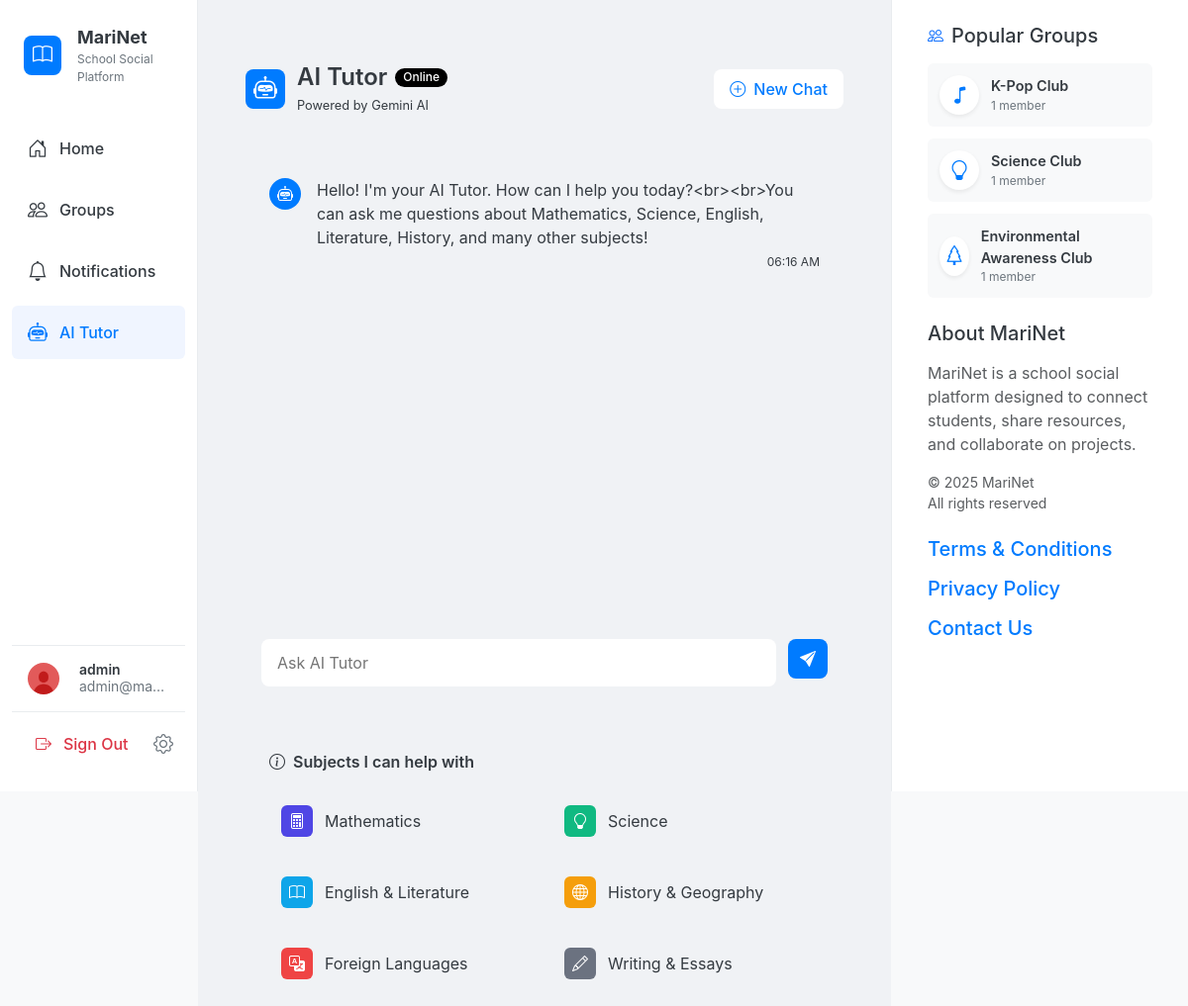
The app's page /ai-tutor (signed in) with its own data.
### app.py (models this page shows, shortened)
class User(db.Model, UserMixin):
    id = db.Column(db.String(36), primary_key=True, default=lambda: str(uuid.uuid4()))
    username = db.Column(db.String(80), unique=True, nullable=False)
    email = db.Column(db.String(120), unique=True, nullable=False)
    password = db.Column(db.String(200), nullable=False)
    avatar_url = db.Column(db.String(500), nullable=True, default='/static/default_avatar.jpg')
    bio = db.Column(db.Text, nullable=True)
    created_at = db.Column(db.DateTime, default=get_est_time)
    posts = db.relationship('Post', backref='user', lazy=True)
    group_posts = db.relationship('GroupPost', backref='user', lazy=True)
    groups = db.relationship('Group', secondary=group_members, backref=db.backref('members', lazy='dynamic'))

class AiMessage(db.Model):
    id = db.Column(db.String(36), primary_key=True, default=lambda: str(uuid.uuid4()))
    conversation_id = db.Column(db.String(36), db.ForeignKey('ai_conversation.id'), nullable=False)
    content = db.Column(db.Text, nullable=False)
    is_user = db.Column(db.Boolean, default=True)  # True for user message, False for AI response
    created_at = db.Column(db.DateTime, default=get_est_time)

class Group(db.Model):
    id = db.Column(db.String(36), primary_key=True, default=lambda: str(uuid.uuid4()))
    name = db.Column(db.String(100), nullable=False)
    description = db.Column(db.Text, nullable=True)
    icon = db.Column(db.String(50), nullable=False, default='people')
    created_at = db.Column(db.DateTime, default=get_est_time)
    created_by = db.Column(db.String(36), db.ForeignKey('user.id'), nullable=False)
    posts = db.relationship('GroupPost', backref='group', lazy=True)
    @property
    def members_count(self):
        return self.members.count()

### routes.py (the view, shortened to what this page needs)
@app.route('/ai-tutor')
@login_required
def ai_tutor():
    conversation = AiConversation.query.filter_by(user_id=current_user.id).order_by(AiConversation.created_at.desc()).first()
    messages = conversation.messages
    return render_template('ai_tutor.html', messages=messages, conversation=conversation)

### templates/ai_tutor.html (shortened to what this page needs)
{% extends "base.html" %}
{% block head %}
<link rel="stylesheet" href="https://cdn.jsdelivr.net/npm/bootstrap-icons@1.8.0/font/bootstrap-icons.css">
<link rel="stylesheet" href="{{ url_for('static', filename='css/ai_tutor.css') }}?v=1.0.3">
{% endblock %}
{% block content %}
<div class="tutor-wrapper">
    <div class="tutor-header">
        <div class="tutor-title-container">
            <div class="robot-icon"><i class="bi bi-robot"></i></div>
            <div class="tutor-info">
                <h1>AI Tutor <span class="online-badge">Online</span></h1>
                <div class="powered-by">Powered by Gemini AI</div>
            </div>
        </div>
        <button class="new-chat-button" id="clearChat">
            <i class="bi bi-plus-circle"></i> New Chat
        </button>
    </div>
    <div class="chat-container" id="chatContainer">
        {% for message in messages %}
            <div class="message-wrapper {% if message.is_user %}user-message{% else %}ai-message{% endif %}">
                <div class="message-icon">
                    {% if message.is_user %}
                        <img src="/static/default_avatar.jpg" alt="test3" class="avatar-sm rounded-circle">
                    {% else %}
                        <i class="bi bi-robot"></i>
                    {% endif %}
                </div>
                <div class="message-body">
                    <div class="message-content markdown-content">
                        {% if message.is_user %}
                            {{ message.content|nl2br }}
                        {% else %}
                            {{ message.content|trim|nl2br }}
                        {% endif %}
                    </div>
                    <div class="message-time">
                        {{ message.created_at.strftime('%I:%M %p') }}
                    </div>
                </div>
            </div>
        {% endfor %}
    </div>
    <div class="input-container">
        <form id="messageForm">
            <input
                type="text"
                id="messageInput"
                placeholder="Ask AI Tutor"
                required
                class="message-input"
            >
            <button type="submit" id="sendButton" class="send-button">
                <i class="bi bi-send-fill"></i>
            </button>
        </form>
    </div>
    <div class="subjects-container">
        <div class="subjects-title">
            <i class="bi bi-info-circle"></i> Subjects I can help with
        </div>
        <div class="subjects-list">
            <div class="subject-item">
                <i class="bi bi-calculator"></i>
                <span>Mathematics</span>
            </div>
            <div class="subject-item">
                <i class="bi bi-lightbulb"></i>
                <span>Science</span>
            </div>
            <div class="subject-item">
                <i class="bi bi-book"></i>
                <span>English & Literature</span>
            </div>
            <div class="subject-item">
                <i class="bi bi-globe"></i>
                <span>History & Geography</span>
            </div>
            <div class="subject-item">
                <i class="bi bi-translate"></i>
                <span>Foreign Languages</span>
            </div>
            <div class="subject-item">
                <i class="bi bi-pencil"></i>
                <span>Writing & Essays</span>
            </div>
        </div>
    </div>
</div>
{% endblock %}

### templates/base.html (shortened to what this page needs)
<!DOCTYPE html>
<html lang="en">
<head>
    <link href="https://cdn.jsdelivr.net/npm/bootstrap@5.3.0-alpha1/dist/css/bootstrap.min.css" rel="stylesheet">
    <link rel="stylesheet" href="https://cdn.jsdelivr.net/npm/bootstrap-icons@1.8.0/font/bootstrap-icons.css">
    <link rel="stylesheet" href="{{ url_for('static', filename='css/style.css') }}">
    {% block head %}{% endblock %}
</head>
<body>
    <div class="container-fluid">
        <div class="row">
            {% if current_user.is_authenticated %}
            <div class="col-md-3 col-lg-2 sidebar-container p-0">
                <div class="sidebar py-3">
                    <div class="app-brand mb-4 ps-4">
                        <a href="{{ url_for('index') }}" class="text-decoration-none d-flex align-items-center">
                            <div class="app-logo">
                                <i class="bi bi-book text-white"></i>
                            </div>
                            <div class="ms-3">
                                <div class="app-name">MariNet</div>
                                <div class="app-subtitle">School Social Platform</div>
                            </div>
                        </a>
                    </div>
                    <ul class="nav flex-column">
                        <li class="nav-item">
                            <a class="nav-link {% if request.path == url_for('feed') or request.path == url_for('index') %}active{% endif %}"
                               href="{{ url_for('feed') }}">
                                <i class="bi bi-house-door"></i>
                                <span>Home</span>
                            </a>
                        </li>
                        <li class="nav-item">
                            <a class="nav-link {% if '/groups' in request.path and not '/groups/' in request.path %}active{% endif %}"
                               href="{{ url_for('groups') }}">
                                <i class="bi bi-people"></i>
                                <span>Groups</span>
                            </a>
                        </li>
                        <li class="nav-item">
                            <a class="nav-link {% if request.path == url_for('notifications') %}active{% endif %}"
                               href="{{ url_for('notifications') }}">
                                <i class="bi bi-bell"></i>
                                <span>Notifications</span>
                            </a>
                        </li>
                        <li class="nav-item">
                            <a class="nav-link {% if request.path == url_for('ai_tutor') %}active{% endif %}"
                               href="{{ url_for('ai_tutor') }}">
                                <i class="bi bi-robot"></i>
                                <span>AI Tutor</span>
                            </a>
                        </li>
                    </ul>
                    <div class="profile-section mt-auto">
                        <a href="{{ url_for('profile', user_id=current_user.id) }}" class="user-profile-link">
                            <img src="{{ current_user.avatar_url }}" alt="{{ current_user.username }}" class="avatar-sm rounded-circle">
                            <div class="user-info">
                                <div class="username" title="{{ current_user.username }}">{{ current_user.username }}</div>
                                <div class="user-email" title="{{ current_user.email }}">{{ current_user.email }}</div>
                            </div>
                        </a>
                    </div>
                    <div class="logout-section">
                        <a href="{{ url_for('logout') }}" class="logout-link">
                            <i class="bi bi-box-arrow-right"></i>
                            <span>Sign Out</span>
                        </a>
                        <a href="{{ url_for('settings') }}" class="settings-link">
                            <i class="bi bi-gear"></i>
                        </a>
                    </div>
                </div>
            </div>
            {% endif %}
            <div class="col-md-{% if current_user.is_authenticated %}6{% else %}12{% endif %} col-lg-{% if current_user.is_authenticated %}7{% else %}12{% endif %} main-content">
                {% block content %}{% endblock %}
            </div>
            {% if current_user.is_authenticated %}
            <div class="col-md-3 col-lg-3 right-sidebar-container">
                <div class="right-sidebar p-4">
                    <div class="popular-groups mb-4">
                        <div class="section-header d-flex align-items-center mb-3">
                            <i class="bi bi-people text-primary me-2"></i>
                            <h5 class="mb-0">Popular Groups</h5>
                        </div>
                        <div class="group-list">
                            {% for group in get_popular_groups() %}
                                <a href="{{ url_for('groups', group_id=group.id) }}" class="group-item">
                                    <div class="group-icon">
                                        <i class="bi bi-{{ group.icon }}"></i>
                                    </div>
                                    <div class="group-info">
                                        <div class="group-name">{{ group.name }}</div>
                                        <div class="group-members">{{ group.members_count }} member{{ 's' if group.members_count != 1 else '' }}</div>
                                    </div>
                                </a>
                            {% else %}
                                <div class="text-muted small">No groups available</div>
                            {% endfor %}
                        </div>
                    </div>
                    <div class="about-section">
                        <h5 class="mb-3">About MariNet</h5>
                        <p class="text-muted">MariNet is a school social platform designed to connect students, share resources, and collaborate on projects.</p>
                        <p class="text-muted small mb-0">© 2025 MariNet<br>All rights reserved</p>
                    </div>
                    <div class="terms mt-4">
                        <h5 class="mb-3"><a href="{{ url_for('terms') }}">Terms & Conditions</a></h5>
                        <h5 class="mb-3"><a href="{{ url_for('privacy') }}">Privacy Policy</a></h5>
                        <h5 class="mb-3"><a href="{{ url_for('contact') }}">Contact Us</a></h5>
                    </div>
                </div>
            </div>
            {% endif %}
        </div>
    </div>
</body>
</html>

### records on screen
User: avatar_url (placeholder picture), username "admin", email "admin@ma…"
AiMessage: is_user False (drawn), content "Hello! I'm your AI Tutor. How can I help you today?<br><br>You can ask me questions about Mathematics, Science, English, Literature, History, and many other subjects!", created_at "06:16 AM"
Group: name "K-Pop Club", members_count "1"
Group: name "Science Club", members_count "1"
Group: name "Environmental Awareness Club", members_count "1"
